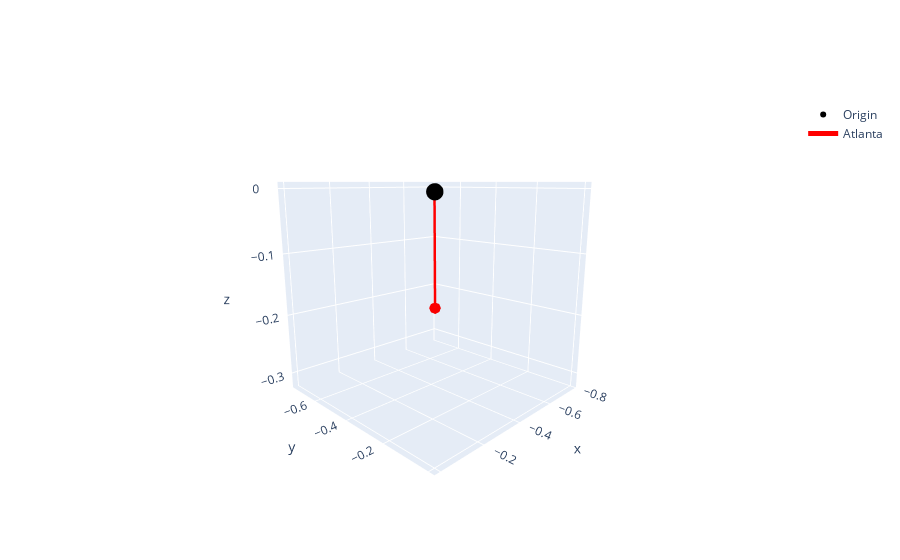

Notebook code for this chart:
### Markdown cell above
That's a lot of numbers! OpenAI embedding support built in dimensionality reduction - let's try using that and visualizing the result

### Code cell
graph = create_new_graph()

text = "Atlanta"

# Get the embedding of the text
vector = get_embedding(text, dimensions=3)

# Add the vector to the plot
add_vector_to_graph(graph, vector, name=text)

# Show the plot
graph.show()

### Figure 1 — Plotly figure (JSON) as saved in the notebook; plotly's stock layout.template omitted (floating-point values rounded to 4 significant figures)
{"data": [{"marker": {"color": "black", "size": 6, "symbol": "circle"}, "mode": "markers", "name": "Origin", "type": "scatter3d", "x": [0], "y": [0], "z": [0]}, {"line": {"color": "red", "width": 5}, "mode": "lines", "name": "Atlanta", "type": "scatter3d", "x": [0, -0.7045], "y": [0, -0.6676], "z": [0, -0.2409]}, {"colorscale": [[0, "red"], [1, "red"]], "hoverinfo": "none", "showscale": false, "sizemode": "scaled", "sizeref": 0.1, "type": "cone", "u": [-0.7045], "v": [-0.6676], "w": [-0.2409], "x": [-0.7045], "y": [-0.6676], "z": [-0.2409]}], "layout": {"scene": {"aspectmode": "cube", "camera": {"center": {"x": 0, "y": 0, "z": 0}, "eye": {"x": 1.5, "y": 1.5, "z": 0.5}, "up": {"x": 0, "y": 0, "z": 1}}}}}
